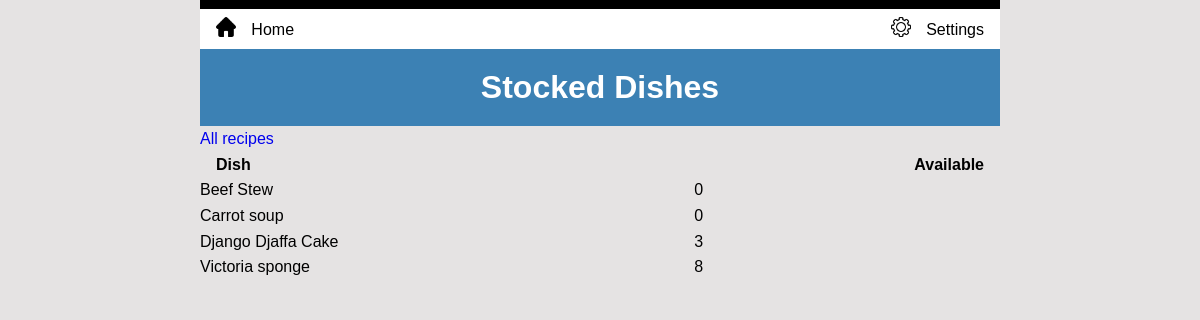
Page /stock/stockedrecipes/ (signed in) on the earlier database version.
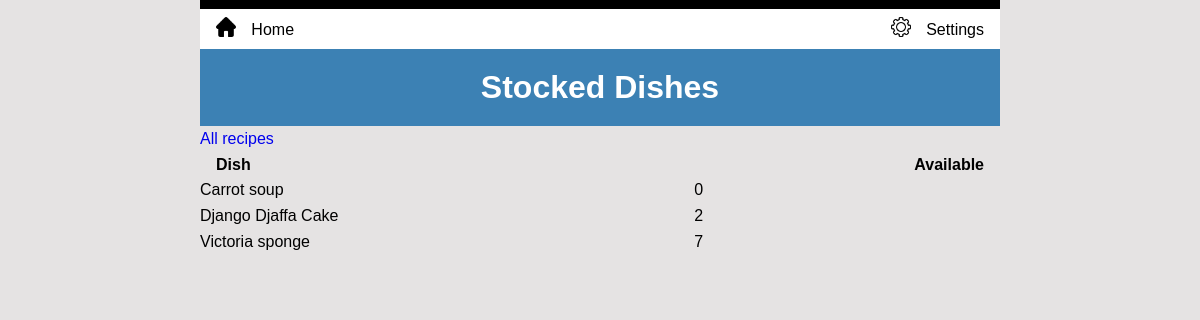
Same page on the later database version.
### inventory/models.py (models this page shows, shortened)
class MenuItem(models.Model):
    class Meta:
        ordering = ['title']
    title = models.CharField(unique=True, max_length=200)
    price = models.DecimalField(max_digits=6, decimal_places=2)
    category = models.ForeignKey(Category, on_delete=models.CASCADE)
    display = models.BooleanField(default=True)
    description = models.TextField(blank=True, null=True)
    stock_item = models.BooleanField(default=True)
    def available(self):
        try:
            recipe = self.recipe_set.all()
            expression = F('ingredient__quantity') / F('quantity')
            result = math.floor(min(recipe.values_list(expression, flat=True)))
        except:
            result = 0
        return result

### inventory/views.py (the view)
# urls.py: path('stock/stockedrecipes/', views.StockedRecipes.as_view(), name='stocked_recipes'),
class StockedRecipes(LoginRequiredMixin, ListView):
    model = MenuItem
    template_name = "inventory/stocked_recipes.html"
    def get_queryset(self):
        menu = MenuItem.objects.all()
        stocked = [obj for obj in menu if obj.stock_item]
        return stocked

### inventory/templates/inventory/stocked_recipes.html (shortened to what this page needs)
{% extends 'base.html' %}
{% load static %}
{% block content %}
  <h1>Stocked Dishes</h1>
  <a href="{% url 'update_menu_display' %}">All recipes</a>
  <table>
    <thead>
      <tr>
        <th>Dish</th>
        <th>Available</th>
      </tr>
    </thead>
    <tbody>
      {% for item in object_list %}
        <tr>
          <td>{{ item.title }}</td>
          <td>{{ item.available }}</td>
      {% endfor %}
    </tbody>
  </table>
{% endblock %}

Differences in the rows shown:
no longer on this page (row edited): MenuItem: title "Beef Stew", available "0"
changed MenuItem "Django Djaffa Cake": available "3" → "2"
computed for MenuItem "Victoria sponge": available "8" → "7"
